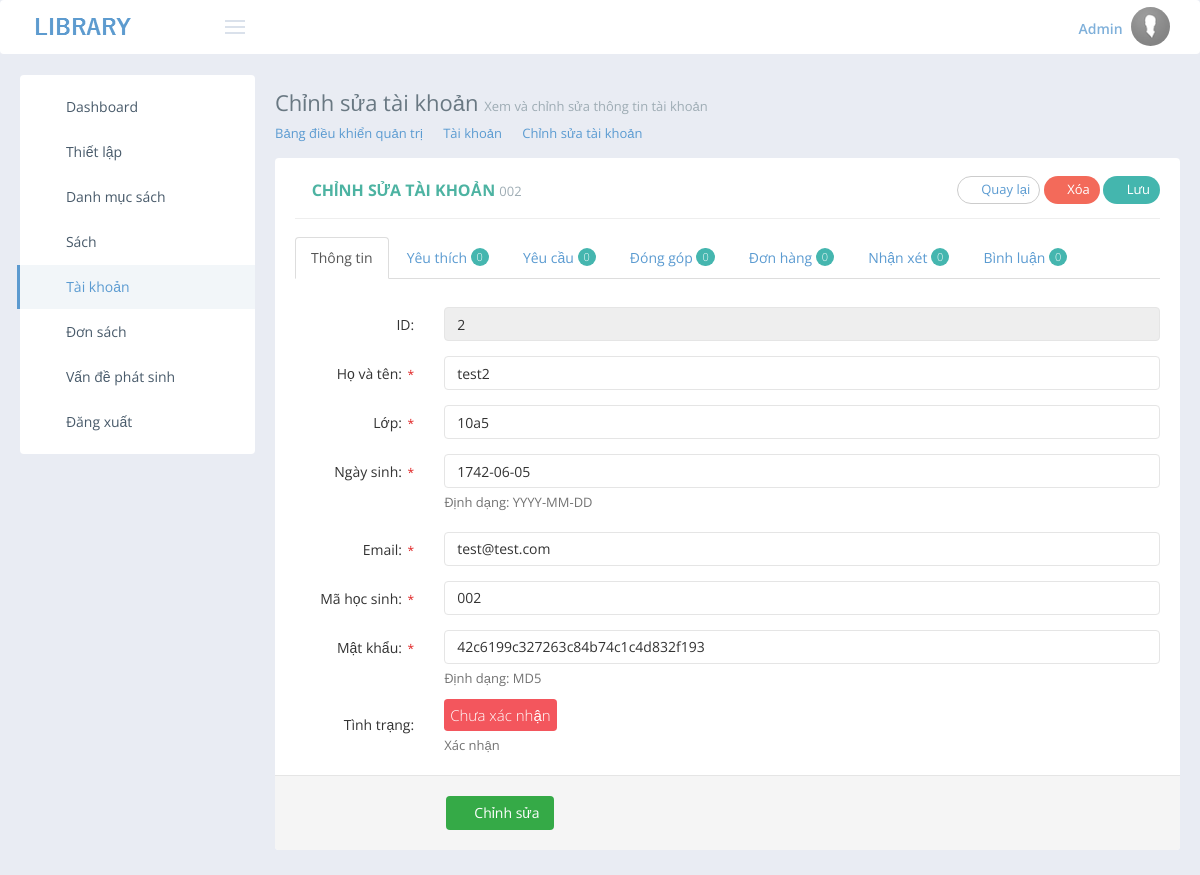
Page /admin/user-edit.php?id=2 (signed in) on the committed database.
### tables this page shows
CREATE TABLE IF NOT EXISTS `user` (
`id` int(11) NOT NULL,
  `password` text NOT NULL,
  `name` text NOT NULL,
  `birthday` date NOT NULL,
  `image` text NOT NULL,
  `email` text NOT NULL,
  `class` text NOT NULL,
  `scode` text NOT NULL,
  `verify` int(1) NOT NULL,
  `wishlist` text NOT NULL
);

### admin/user-edit.php (the view, shortened to what this page needs)
<?php
$pagelv1='<link rel="stylesheet" type="text/css" href="../../assets/global/plugins/select2/select2.min.css"/>
<link rel="stylesheet" type="text/css" href="../../assets/global/plugins/datatables/plugins/bootstrap/dataTables.bootstrap.min.css"/>
<link rel="stylesheet" type="text/css" href="../../assets/global/plugins/bootstrap-datepicker/css/datepicker.min.css"/>
<link href="../../assets/global/plugins/fancybox/source/jquery.fancybox.min.css" rel="stylesheet" type="text/css"/>
<link rel="stylesheet" type="text/css" href="../../assets/global/plugins/bootstrap-summernote/summernote.css">
<style>
.radio {  min-height: 18px !important; padding-top: 0 !important; margin-bottom: 5px!important;   margin-right: 3px !important;}
</style>';
require_once('./lib/header.php');
?>
	<div class="page-content-wrapper">
		<div class="page-content">
			<div class="page-head">
				<div class="page-title">
					<h1>Chỉnh sửa tài khoản <small>Xem và chỉnh sửa thông tin tài khoản</small></h1>
				</div>
			</div>
			<ul class="page-breadcrumb breadcrumb">
				<li>
					<a href="dash.php">Bảng điều khiển quản trị</a>
					<i class="fa fa-circle"></i>
				</li>
				<li>
					<a href="user-list.php">Tài khoản</a>
					<i class="fa fa-circle"></i>
				</li>
				<li>
					<a href="#">Chỉnh sửa tài khoản</a>
				</li>
			</ul>
			<?php
			$sql="SELECT * FROM `user` WHERE `id`='".$_GET['id']."'";
			$query=@mysql_query($sql);
			if (@mysql_num_rows($query) > 0)
			{
				$row=@mysql_fetch_assoc($query);
			?>
			<div class="row">
				<div class="col-md-12">
					<form class="form-horizontal form-row-seperated" id='userdata' onsubmit='return useredit();'>
 						<div class="portlet light">
							<div class="portlet-title">
								<div class="caption">
									<i class="icon-settings font-green-sharp"></i>
									<span class="caption-subject font-green-sharp bold uppercase">
									Chỉnh sửa tài khoản </span>
									<span class="caption-helper"><?=$row['scode']?></span>
								</div>
								<div class="actions btn-set">
									<button class="btn btn-default btn-circle"><a href='user-list.php'><i class="fa fa-angle-left"></i> Quay lại</a></button>
									<button type='button' onclick='delBook(<?=$row['id']?>)'class="btn red-haze btn-circle"><i class="fa fa-remove"></i> Xóa</button>
									<button type='submit' class="btn green-haze btn-circle"><i class="fa fa-check"></i> Lưu</button>
								</div>
							</div>
							<div class="portlet-body">
								<div class="tabbable">
									<ul class="nav nav-tabs" id='click'>
									<?php
									$sqlcount1="SELECT * FROM `user` where `id`='".$_GET['id']."'";
									$querycount1=@mysql_query($sqlcount1);
									$rowcount1=@mysql_fetch_assoc($querycount1);
									$x=explode('|',$rowcount1['wishlist']);
									$count1=count($x)-1;
									$sqlcount2="SELECT * FROM `request` WHERE `userid`=".$_GET['id']."";
									$querycount2=@mysql_query($sqlcount2);
									$count2=mysql_num_rows($querycount2);
									$sqlcount3="SELECT * FROM `contribute` WHERE `userid`=".$_GET['id']."";
									$querycount3=@mysql_query($sqlcount3);
									$count3=mysql_num_rows($querycount3);
									$sqlcount4="SELECT * FROM `order` WHERE `userid`=".$_GET['id']."";
									$querycount4=@mysql_query($sqlcount4);
									$count4=mysql_num_rows($querycount4);
									$sqlcount5="SELECT * FROM `review` WHERE `userid`=".$_GET['id']."";
									$querycount5=@mysql_query($sqlcount5);
									$count5=mysql_num_rows($querycount5);
									$sqlcount6="SELECT * FROM `comment` WHERE `userid`=".$_GET['id']."";
									$querycount6=@mysql_query($sqlcount6);
									$count6=mysql_num_rows($querycount6);
									?>
										<li class="active">
											<a href="#tab_general" data-toggle="tab">Thông tin </a>
										</li>
										<li>
											<a href="#tab_wishlist" data-toggle="tab">Yêu thích <span class="badge badge-success"><?=$count1?></span></a>
										</li>
										<li>
											<a href="#tab_request" data-toggle="tab">Yêu cầu <span class="badge badge-success"><?=$count2?></span></a>
										</li>
										<li>
											<a href="#tab_contribute" data-toggle="tab">Đóng góp <span class="badge badge-success"><?=$count3?></span></a>
										</li>
										<li>
											<a href="#tab_order" data-toggle="tab">Đơn hàng <span class="badge badge-success"><?=$count4?></span></a>
										</li>
										<li>
											<a href="#tab_review" data-toggle="tab">Nhận xét <span class="badge badge-success"><?=$count5?></span></a>
										</li>
										<li>
											<a href="#tab_comment" data-toggle="tab">Bình luận <span class="badge badge-success"><?=$count6?></span></a>
										</li>
									</ul>
									<br/>
									<div class="tab-content no-space">
										<div class="tab-pane active" id="tab_general">
											<div class="form-body">
												<div class="form-group">
													<label class="col-md-2 control-label">ID: </label>
													<div class="col-md-10">
														<input type="text" class="form-control" readonly value="<?=$row['id']?>">
													</div>
												</div>
												<div class="form-group" id='namediv'>
													<label class="col-md-2 control-label">Họ và tên: <span class="required">*</span></label>
													<div class="col-md-10">
													<div class='input-icon right'>
														<i class='fa fa-info-circle tooltips' data-original-title='Mục này là bắt buộc' data-container='body' id='errname'></i>
														<input type="text" class="form-control" name="user[name]" id="username" value="<?=$row['name']?>">
													</div>
													</div>
												</div>
												<div class="form-group" id='classdiv'>
													<label class="col-md-2 control-label">Lớp: <span class="required">*</span></label>
													<div class="col-md-10">
													<div class='input-icon right'>
														<i class='fa fa-info-circle tooltips' data-original-title='Mục này là bắt buộc' data-container='body' id='errclass'></i>
														<input type="text" class="form-control" name="user[class]" id="userclass" value="<?=$row['class']?>">
													</div>
													</div>
												</div>
												<div class="form-group" id='birthdaydiv'>
													<label class="col-md-2 control-label">Ngày sinh: <span class="required">*</span></label>
													<div class="col-md-10">
													<div class='input-icon right'>
														<i class='fa fa-info-circle tooltips' data-original-title='Mục này không bắt buộc' data-container='body' id='errbirthday'></i>
														<input type="text" class="form-control date-picker" data-date="<?=$row['birthday']?>" data-date-format="yyyy-mm-dd" name="user[birthday]" value="<?=$row['birthday']?>">
													<span class="help-block">
													Định dạng: YYYY-MM-DD </span>
													</div>
													</div>
												</div>
												<div class="form-group" id='emaildiv'>
													<label class="col-md-2 control-label">Email: <span class="required">*</span></label>
													<div class="col-md-10">
													<div class='input-icon right'>
														<i class='fa fa-info-circle tooltips' data-original-title='Mục này là bắt buộc' data-container='body' id='erremail'></i>
														<input type="text" class="form-control" name="user[email]" id="useremail" value="<?=$row['email']?>">
													</div>
													</div>
												</div>
												<div class="form-group" id='scodediv'>
													<label class="col-md-2 control-label">Mã học sinh: <span class="required">*</span></label>
													<div class="col-md-10">
													<div class='input-icon right'>
														<i class='fa fa-info-circle tooltips' data-original-title='Mục này là bắt buộc' data-container='body' id='errscode'></i>
														<input type="text" class="form-control" name="user[scode]" id="userscode" value="<?=$row['scode']?>">
													</div>
													</div>
												</div>
												<div class="form-group" id='passdiv'>
													<label class="col-md-2 control-label">Mật khẩu: <span class="required">*</span></label>
													<div class="col-md-10">
													<div class='input-icon right'>
														<i class='fa fa-info-circle tooltips' data-original-title='Mục này là bắt buộc' data-container='body' id='errpass'></i>
														<input type="text" class="form-control" name="user[pass]" id="userpass" onchange='userMd5PassEncode()' value="<?=$row['password']?>">
													</div>
													<span class="help-block">
													Định dạng: MD5 </span>
													</div>
												</div>
												<div class="form-group" id='scodediv'>
													<label class="col-md-2 control-label">Tình trạng: </label>
													<div class="col-md-10">
														<?php if ($row['verify'] != '1') { ?>
														<div style='font-size: 15px; padding: 6px 6px;'class="label label-sm label-danger" id='textConfirm'>Chưa xác nhận</div>
														<a href='javascript:confirmUser(<?=$_GET['id']?>)'><span id='btnConfirm' class="help-block" style='margin-top: 10px;'>Xác nhận</span></a>
														<?php } else { ?>
														<div style='font-size: 15px; padding: 6px 6px;'class="label label-sm label-success" id='textConfirm'>Đã xác nhận</div>
														<?php } ?>
													</div>
												</div>
											</div>
											<div class="form-actions form-actionlol">
												<div class="row">
													<div class="col-md-offset-2 col-md-10">
														<button type="submit" class="btn green"><i class="fa fa-check"></i> Chỉnh sửa</button>
													</div>
												</div>
											</div>
										</div>
									</div>
								</div>
							</div>
						</div>
					</form>
				</div>
			</div>
			<?php
			}
			else {
				echo '<div class="alert alert-danger alert-dismissable"><span class="alert-content">Thành viên này không có thật</span></div>';
			}
			?>
		</div>
	</div>
<?php
require_once('./lib/footer.php');
?>

### assets/admin/layout/css/layout.css (style rules this page uses)
.page-head:before, .page-head:after { content: " "; display: table; }
.page-head:after { clear: both; }
.page-head .page-title { display: inline-block; float: left; padding: 5px 0 10px 0; }
.page-head .page-title > h1 { color: #697882; font-size: 22px; font-weight: 400; margin: 0; padding: 0; }
.page-head .page-title > h1 > small { color: #9eacb4; font-size: 13px; font-weight: 400; }
.breadcrumb { background: none; padding: 0 0 15px 0; margin: 0; color: #c5ccd5; }
.breadcrumb > li + li:before { display: none; }
.breadcrumb .fa { font-size: 6px; margin: 0 2px 0 4px; position: relative; top: -1px; }
.page-content { margin-top: 0px; padding: 0px; }
@media (min-width: 992px) { .page-content-wrapper { float: left; width: 100%; } }
@media (min-width: 992px) { .page-content-wrapper .page-content { margin-left: 235px; margin-top: 0px; min-height: 600px; padding: 10px 0 0 20px; } }
.form-actionlol { padding: 20px 10px 20px 20px; background-color: #f5f5f5; border-top: 1px solid #e5e5e5; margin-bottom: -15px; margin-left: -20px; margin-right: -20px; -moz-border-radius-bottomright: 4px; -webkit-border-bottom-right-radius: 4px; -moz-border-radius-bottomleft: 4px; -webkit-border-bottom-left-radius: 4px; }

### rows in the picture
user: scode "002", wishlist "0", id "2", name "test2", class "10a5", birthday "1742-06-05", email "test@test.com", password "42c6199c327263c84b74c1c4d832f193"

### other values in the picture
$count2 "0"
$count3 "0"
$count4 "0"
$count5 "0"
$count6 "0"
